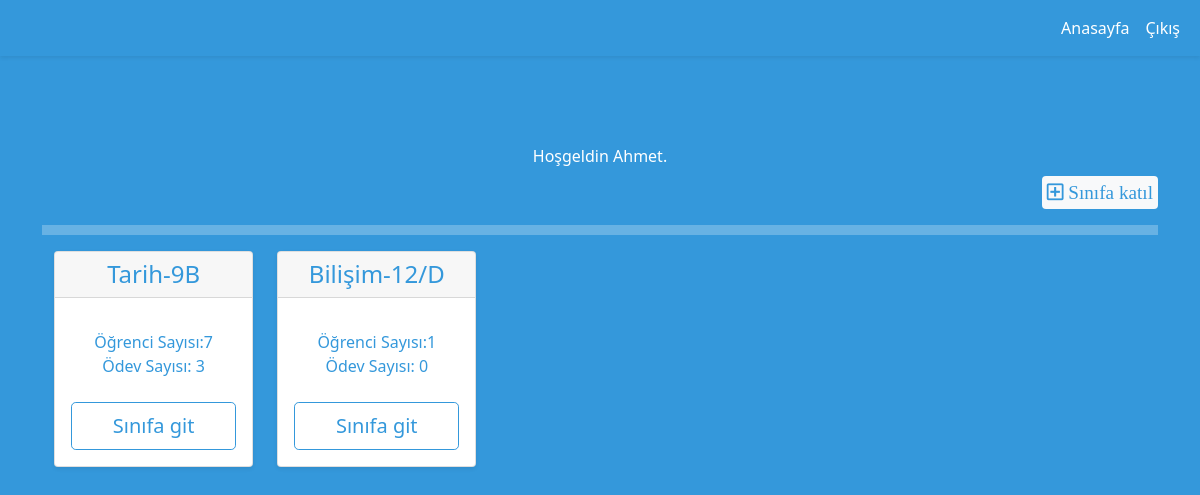
The app's page /student (signed in) with its own data.
### models/model.py (models this page shows, shortened)
class rooms(db.Model):
    __tablename__ = 'roomTable'
    room_id = db.Column(db.Integer, primary_key=True)
    teacher_mail = db.Column(db.String(100), db.ForeignKey(teacher.email), nullable=False)
    room_name = db.Column(db.String(100), nullable=False)
    announcement = db.Column(db.String(300), nullable=True)
    generated_address = db.Column(db.String(15), nullable=False, unique=True)
    @classmethod
    def get_room(cls, room_id):
        single_room = rooms.query.filter_by(room_id=room_id).first()
        if single_room:
            return single_room
        else:
            return "Sınıf bulunamadı"

### studentController.py (the view)
@studentController.route('/student', methods=["POST", "GET"])
def student():
    if request.method == "POST":
        sinif_kodu = request.form["sinif_kodu"]
        kayit_olunacak_sinif= rooms.get_room_by_adress(sinif_kodu)
        kayit_bilgisi=enrolled_rooms()
        kayit_bilgisi.student_id=session["student_id"]
        kayit_bilgisi.room_id=kayit_olunacak_sinif.room_id
        kayit_bilgisi.enroll_student()
        return redirect(url_for('studentController.student'))
    else:
        kayintli_sinif_idleri = enrolled_rooms.get_rooms_id_from_student_id(session["student_id"])
        tablo = []
        if len(kayintli_sinif_idleri) != 0:
            for id in kayintli_sinif_idleri:
                siniftaki_ogrenci_sayisi = enrolled_rooms.get_students_id_from_room_id(id)
                odevler = assignments.get_assignments(id)
                room=rooms.get_room(id)
                sutun = {
                    "sinif_adi": room.room_name,
                    "sinif_id": room.room_id,
                    "ogrenci_sayisi": len(siniftaki_ogrenci_sayisi),
                    "odev_sayisi": len(odevler),
                }
                tablo.append(sutun)
            return render_template("studentView/student.html", tablo=tablo)
        return render_template("studentView/student.html")

### models/model.py (called while the page is built)
    @classmethod
    def get_students_id_from_room_id(cls, room_id):  # sınıfa kayıtlı öğrencileri bulur (liste halinde)
        enrolled_students_list = [s.student_id for s in enrolled_rooms.query.filter_by(room_id=room_id).all()]
        return enrolled_students_list

    @classmethod
    def get_rooms_id_from_student_id(cls, student_id):  # ogrencinin kayıtlı oluğu sınıfları bulur (liste halinde)
        rooms_of_student = [r.room_id for r in enrolled_rooms.query.filter_by(student_id=student_id).all()]
        return rooms_of_student

    @classmethod
    def get_assignments(cls, room_id):
        assignments_of_room = assignments.query.filter_by(room_id=room_id).all()
        return assignments_of_room

### templates/studentView/student.html (shortened to what this page needs)
{% extends "studentView/smain.html" %}
{% block content %}
<div class="d-flex flex-row justify-content-center" style="margin-top:5rem;">
    <div class="p-2"></div>
    <div class="p-2">Hoşgeldin {{session['student_name']}}.
    </div>
    <div class="p-2"></div>
</div>
<div class="d-flex flex-row justify-content-end">
    <div class="bg-light text-justify rounded" style="padding:5px; ">
        <p style="margin-top:1px;margin-bottom:1px;font-size:0.6rem;">
            <a data-bs-toggle="modal" data-bs-target="#yenisinif" href=""><i
                    class="far fa-plus-square fa-2x yazi-yesil">
                Sınıfa katıl</i></a>
        </p>
    </div>
</div>
<hr/>
<div class="container yazi-yesil">
    <div class="row row-cols-1 row-cols-md-5 mb-3 text-center">
        {% for row in tablo %}
        <div class="col">
            <div class="card mb-3 shadow-sm">
                <div class="card-header">
                    <h4 class="my-0 fw-normal">{{row["sinif_adi"]}}</h4>
                </div>
                <div class="card-body">
                    <ul class="list-unstyled mt-3 mb-4">
                        <li>Öğrenci Sayısı:{{row["ogrenci_sayisi"]}}</li>
                        <li>Ödev Sayısı: {{row["odev_sayisi"]}}</li>
                    </ul>
                    <a class="btn btn-lg w-100 btn-outline-success" href="{{url_for('studentController.studentroom', room_id=row['sinif_id'] )}}"
                       role="button">Sınıfa git</a>
                </div>
            </div>
        </div>
        {% endfor %}
    </div>
</div>
{% endblock %}

### templates/studentView/smain.html (style rules this page uses)
body { color:white; padding-bottom: 40px; background-color: #3498DB; }
.yazi-yesil { color: #3498DB; }
hr { margin-top: 1rem; margin-bottom: 1rem; border: 1px; border-top: 10px solid rgba(255,255,255, 0); color:white !important; }
.btn-outline-success { border-color:#3498DB; color:#3498DB; }

### records on screen
rooms: sinif_adi "Tarih-9B", ogrenci_sayisi "7", odev_sayisi "3"
rooms: sinif_adi "Bilişim-12/D", ogrenci_sayisi "1", odev_sayisi "0"

### other values on screen
{{ session['student_name'] }} "Ahmet"
